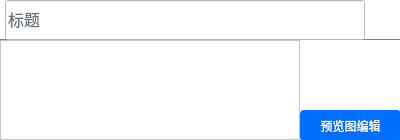
                    <widget class="QWidget" name="dialog2" native="true">
                     <property name="geometry">
                      <rect>
                       <x>1050</x>
                       <y>530</y>
                       <width>400</width>
                       <height>140</height>
                      </rect>
                     </property>
                     <property name="styleSheet">
                      <string notr="true">background-color:white;</string>
                     </property>
                     <layout class="QVBoxLayout" name="verticalLayout_37">
                      <property name="spacing">
                       <number>0</number>
                      </property>
                      <property name="leftMargin">
                       <number>0</number>
                      </property>
                      <property name="topMargin">
                       <number>0</number>
                      </property>
                      <property name="rightMargin">
                       <number>0</number>
                      </property>
                      <property name="bottomMargin">
                       <number>0</number>
                      </property>
                      <item>
                       <widget class="QWidget" name="dialogtop_2" native="true">
                        <property name="minimumSize">
                         <size>
                          <width>400</width>
                          <height>40</height>
                         </size>
                        </property>
                        <property name="maximumSize">
                         <size>
                          <width>400</width>
                          <height>40</height>
                         </size>
                        </property>
                        <property name="styleSheet">
                         <string notr="true">border-bottom:1px solid gray;</string>
                        </property>
                        <layout class="QHBoxLayout" name="horizontalLayout_10">
                         <property name="spacing">
                          <number>0</number>
                         </property>
                         <property name="leftMargin">
                          <number>0</number>
                         </property>
                         <property name="topMargin">
                          <number>0</number>
                         </property>
                         <property name="rightMargin">
                          <number>0</number>
                         </property>
                         <property name="bottomMargin">
                          <number>0</number>
                         </property>
                         <item>
                          <widget class="QLabel" name="label_31">
                           <property name="minimumSize">
                            <size>
                             <width>5</width>
                             <height>0</height>
                            </size>
                           </property>
                           <property name="maximumSize">
                            <size>
                             <width>5</width>
                             <height>16777215</height>
                            </size>
                           </property>
                           <property name="text">
                            <string/>
                           </property>
                           <property name="pixmap">
                            <pixmap resource="twoDdisplay.qrc">:/twoDdisplay/rectleft</pixmap>
                           </property>
                          </widget>
                         </item>
                         <item>
                          <widget class="QLineEdit" name="dialogtitle2">
                           <property name="minimumSize">
                            <size>
                             <width>0</width>
                             <height>40</height>
                            </size>
                           </property>
                           <property name="maximumSize">
                            <size>
                             <width>16777215</width>
                             <height>40</height>
                            </size>
                           </property>
                           <property name="font">
                            <font>
                             <family>Adobe 黑体 Std R</family>
                             <pointsize>-1</pointsize>
                            </font>
                           </property>
                           <property name="styleSheet">
                            <string notr="true">font-size:16px;
color:rgb(98,109,125);</string>
                           </property>
                           <property name="text">
                            <string>标题</string>
                           </property>
                          </widget>
                         </item>
                         <item>
                          <widget class="QPushButton" name="dialogclose2">
                           <property name="minimumSize">
                            <size>
                             <width>30</width>
                             <height>30</height>
                            </size>
                           </property>
                           <property name="maximumSize">
                            <size>
                             <width>30</width>
                             <height>30</height>
                            </size>
                           </property>
                           <property name="cursor">
                            <cursorShape>PointingHandCursor</cursorShape>
                           </property>
                           <property name="styleSheet">
                            <string notr="true">QPushButton:hover{
	background-color:transparent;
	background-image: url(:/twoDdisplay/closehover);
    border:0px;}

QPushButton {
	background-color:transparent;
	background-image: url(:/twoDdisplay/close);
    border:0px;
}</string>
                           </property>
                           <property name="text">
                            <string/>
                           </property>
                           <property name="iconSize">
                            <size>
                             <width>20</width>
                             <height>20</height>
                            </size>
                           </property>
                           <property name="flat">
                            <bool>false</bool>
                           </property>
                          </widget>
                         </item>
                         <item>
                          <widget class="QLabel" name="label_107">
                           <property name="minimumSize">
                            <size>
                             <width>5</width>
                             <height>0</height>
                            </size>
                           </property>
                           <property name="maximumSize">
                            <size>
                             <width>5</width>
                             <height>16777215</height>
                            </size>
                           </property>
                           <property name="text">
                            <string/>
                           </property>
                           <property name="pixmap">
                            <pixmap resource="twoDdisplay.qrc">:/twoDdisplay/rectright</pixmap>
                           </property>
                           <property name="alignment">
                            <set>Qt::AlignRight|Qt::AlignTrailing|Qt::AlignVCenter</set>
                           </property>
                          </widget>
                         </item>
                        </layout>
                       </widget>
                      </item>
                      <item>
                       <widget class="QWidget" name="dialogcontent_2" native="true">
                        <property name="minimumSize">
                         <size>
                          <width>0</width>
                          <height>100</height>
                         </size>
                        </property>
                        <property name="maximumSize">
                         <size>
                          <width>16777215</width>
                          <height>100</height>
                         </size>
                        </property>
                        <property name="styleSheet">
                         <string notr="true">#dialogcontent{background-color:white;}</string>
                        </property>
                        <layout class="QHBoxLayout" name="horizontalLayout_11" stretch="3,1">
                         <property name="spacing">
                          <number>0</number>
                         </property>
                         <property name="leftMargin">
                          <number>0</number>
                         </property>
                         <property name="topMargin">
                          <number>0</number>
                         </property>
                         <property name="rightMargin">
                          <number>0</number>
                         </property>
                         <property name="bottomMargin">
                          <number>0</number>
                         </property>
                         <item>
                          <widget class="QTextEdit" name="textcontent2">
                           <property name="minimumSize">
                            <size>
                             <width>300</width>
                             <height>100</height>
                            </size>
                           </property>
                           <property name="maximumSize">
                            <size>
                             <width>300</width>
                             <height>100</height>
                            </size>
                           </property>
                           <property name="styleSheet">
                            <string notr="true">line-height:16px;
font-size:12px;
color:rgb(98,109,125);</string>
                           </property>
                           <property name="readOnly">
                            <bool>true</bool>
                           </property>
                           <property name="html">
                            <string>&lt;!DOCTYPE HTML PUBLIC &quot;-//W3C//DTD HTML 4.0//EN&quot; &quot;http://www.w3.org/TR/REC-html40/strict.dtd&quot;&gt;
&lt;html&gt;&lt;head&gt;&lt;meta name=&quot;qrichtext&quot; content=&quot;1&quot; /&gt;&lt;style type=&quot;text/css&quot;&gt;
p, li { white-space: pre-wrap; }
&lt;/style&gt;&lt;/head&gt;&lt;body style=&quot; font-family:'SimSun'; font-size:12px; font-weight:400; font-style:normal;&quot;&gt;
&lt;p style=&quot;-qt-paragraph-type:empty; margin-top:0px; margin-bottom:0px; margin-left:0px; margin-right:0px; -qt-block-indent:0; text-indent:0px; font-size:9pt;&quot;&gt;&lt;br /&gt;&lt;/p&gt;&lt;/body&gt;&lt;/html&gt;</string>
                           </property>
                          </widget>
                         </item>
                         <item>
                          <widget class="QWidget" name="widget_17" native="true">
                           <property name="minimumSize">
                            <size>
                             <width>100</width>
                             <height>100</height>
                            </size>
                           </property>
                           <property name="maximumSize">
                            <size>
                             <width>100</width>
                             <height>100</height>
                            </size>
                           </property>
                           <widget class="QToolButton" name="vicontent2">
                            <property name="geometry">
                             <rect>
                              <x>0</x>
                              <y>0</y>
                              <width>100</width>
                              <height>100</height>
                             </rect>
                            </property>
                            <property name="minimumSize">
                             <size>
                              <width>100</width>
                              <height>100</height>
                             </size>
                            </property>
                            <property name="maximumSize">
                             <size>
                              <width>100</width>
                              <height>100</height>
                             </size>
                            </property>
                            <property name="cursor">
                             <cursorShape>PointingHandCursor</cursorShape>
                            </property>
                            <property name="styleSheet">
                             <string notr="true">border:0</string>
                            </property>
                            <property name="text">
                             <string/>
                            </property>
                            <property name="iconSize">
                             <size>
                              <width>100</width>
                              <height>100</height>
                             </size>
                            </property>
                           </widget>
                           <widget class="QToolButton" name="imgprew_editbtn2">
                            <property name="geometry">
                             <rect>
                              <x>0</x>
                              <y>70</y>
                              <width>101</width>
                              <height>31</height>
                             </rect>
                            </property>
                            <property name="cursor">
                             <cursorShape>PointingHandCursor</cursorShape>
                            </property>
                            <property name="styleSheet">
                             <string notr="true">font-size: 12px;
color: #ffffff;
background: #006FFE;
border-radius: 4px;</string>
                            </property>
                            <property name="text">
                             <string>预览图编辑</string>
                            </property>
                           </widget>
                          </widget>
                         </item>
                        </layout>
                       </widget>
                      </item>
                     </layout>
                    </widget>
